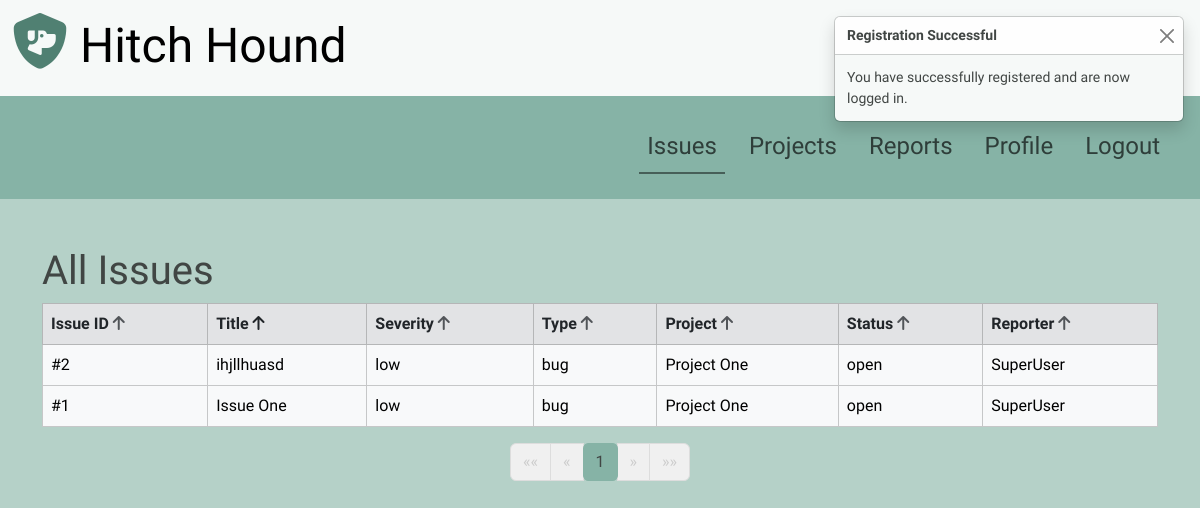
The page / (signed in) on the database as committed earlier.
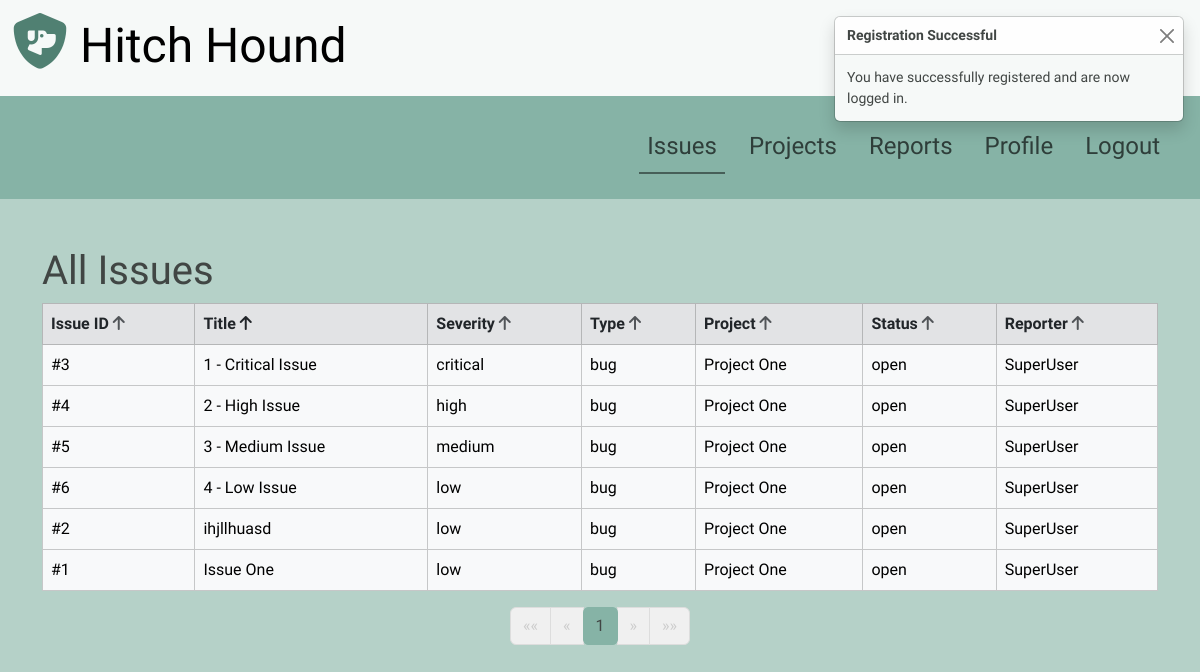
The same page on the database as committed later.
### issues/models.py (models this page shows, shortened)
class Issue(models.Model):
    SEVERITY_CHOICES = (
        ('critical', '1 - Critical'),
        ('high', '2 - High'),
        ('medium', '3 - Medium'),
        ('low', '4 - Low'),
    )
    TYPE_CHOICES = (
        ('bug', 'Bug'),
        ('missed_requirement', 'Missed Requirement'),
        ('other', 'Other Issue'),
    )
    STATUS_CHOICES = (
        ('open', 'Open'),
        ('in_progress', 'In Progress'),
        ('testing', 'Testing'),
        ('approved', 'Approved'),
        ('closed', 'Closed'),
        ('cancelled', 'Cancelled'),
    )
    title = models.CharField(max_length=255, null=False)
    description = models.TextField()
    severity = models.CharField(max_length=20, choices=SEVERITY_CHOICES, default='low')
    project = models.ForeignKey(Project, on_delete=models.CASCADE, null=False)
    type = models.CharField(max_length=20, choices=TYPE_CHOICES, default='bug')
    status = models.CharField(max_length=20, choices=STATUS_CHOICES, default='open')
    reporter = models.ForeignKey(User, on_delete=models.CASCADE, related_name='reported_issues')
    developer = models.ForeignKey(User, on_delete=models.SET_NULL, null=True, blank=True, limit_choices_to={'role': 'developer'}, related_name='developer_issues')
    quality_assurance = models.ForeignKey(User, on_delete=models.SET_NULL, null=True, blank=True, limit_choices_to={'role': 'quality_assurance'}, related_name='qa_issues')
    product_manager = models.ForeignKey(User, on_delete=models.SET_NULL, null=True, blank=True, limit_choices_to={'role': 'product_manager'}, related_name='pm_issues')
    created_at = models.DateTimeField(auto_now_add=True)
    updated_by = models.ForeignKey(User, on_delete=models.SET_NULL, null=True, blank=True, related_name='updated_issues')

### projects/models.py (models this page shows, shortened)
class Project(models.Model):
    title = models.CharField(max_length=255)

### users/models.py (models this page shows, shortened)
class User(AbstractUser):
    ROLE_CHOICES = (
        ('developer', 'Developer'),
        ('quality_assurance', 'Quality Assurance'),
        ('product_manager', 'Product Manager'),
    )
    role = models.CharField(max_length=20, null=False, choices=ROLE_CHOICES, default='developer')
    last_visited_notifications = models.DateTimeField(null=True, blank=True)
    objects = UserManager()

### issues/views.py (the view)
# urls.py: path('', issues_views.list_issues, name='home'),
@login_required
def list_issues(request):
    show_toast = request.session.pop('registration_success', False)
    sort_by = request.GET.get('sort_by', 'title')
    order = request.GET.get('order', 'asc')
    project_id = request.GET.get('project_id')
    project = None
    if project_id:
        project = get_object_or_404(Project, id=project_id)
        issues = Issue.objects.filter(project=project)
    else:
        issues = Issue.objects.all()
    if sort_by == 'title':
        issues = issues.annotate(lower_title=Lower('title')).order_by(f"{'' if order == 'asc' else '-'}lower_title")
    else:
        issues = issues.order_by(f"{'' if order == 'asc' else '-'}{sort_by}")
    page_obj = paginate(request, issues)
    def toggle_order(current_order):
        return 'asc' if current_order == 'desc' else 'desc'
    new_notifications = get_new_notifications(request.user)
    context = {
        'active_page': 'issues',
        'show_toast': show_toast,
        'page_obj': page_obj,
        'project': project,
        'sort_by': sort_by,
        'order': order,
        'toggle_order': toggle_order(order),
        'new_notifications': new_notifications,
        'show_navbar': True,
    }
    return render(request, 'issues.html', context)

### hitchhound/utils.py (called while the page is built)
def paginate(request, queryset, per_page=12):
    paginator = Paginator(queryset, per_page)
    page_number = request.GET.get('page')
    page_obj = paginator.get_page(page_number)
    return page_obj

def get_new_notifications(user):
    last_visited = user.last_visited_notifications or timezone.now()
    user_issues = UserIssue.objects.filter(user=user).values_list('issue', flat=True)
    changes = Change.objects.filter(
        Q(issue_id__in=user_issues) | Q(issue__reporter=user)
    ).exclude(user=user)
    new_notifications = changes.filter(changed_at__gt=last_visited).exists()
    return new_notifications

### issues/templates/issues.html (shortened to what this page needs)
{% extends 'base.html' %}
{% load static %}
{% block nav_icons %}
    {% include 'nav_icons.html' %}
{% endblock %}
{% block content %}
<h1>All Issues</h1>
<div class="toast-container position-fixed top-0 end-0 p-3" style="z-index: 11">
    <div id="registrationToast" class="toast" role="alert" aria-live="assertive" aria-atomic="true">
        <div class="toast-header">
            <strong class="me-auto">Registration Successful</strong>
            <button type="button" class="btn-close" data-bs-dismiss="toast" aria-label="Close"></button>
        </div>
        <div class="toast-body">
            You have successfully registered and are now logged in.
        </div>
    </div>
</div>
<div class="table-responsive">
    <table class="table table-hover table-bordered">
        <thead>
            <tr class="table-secondary">
                <th scope="col">
                    <a href="?sort_by=id&order={{ toggle_order }}" class="text-dark text-decoration-none">
                        Issue ID
                        <i class="fa {% if sort_by == 'id' %}{% if order == 'asc' %}fa-arrow-up{% else %}fa-arrow-down{% endif %} text-dark{% else %}fa-arrow-up text-muted{% endif %}"></i>
                    </a>
                </th>
                <th scope="col">
                    <a href="?sort_by=title&order={{ toggle_order }}" class="text-dark text-decoration-none">
                        Title
                        <i class="fa {% if sort_by == 'title' %}{% if order == 'asc' %}fa-arrow-up{% else %}fa-arrow-down{% endif %} text-dark{% else %}fa-arrow-up text-muted{% endif %}"></i>
                    </a>
                </th>
                <th scope="col">
                    <a href="?sort_by=severity&order={{ toggle_order }}" class="text-dark text-decoration-none">
                        Severity
                        <i class="fa {% if sort_by == 'severity' %}{% if order == 'asc' %}fa-arrow-up{% else %}fa-arrow-down{% endif %} text-dark{% else %}fa-arrow-up text-muted{% endif %}"></i>
                    </a>
                </th>
                <th scope="col" class="d-none d-md-table-cell">
                    <a href="?sort_by=type&order={{ toggle_order }}" class="text-dark text-decoration-none">
                        Type
                        <i class="fa {% if sort_by == 'type' %}{% if order == 'asc' %}fa-arrow-up{% else %}fa-arrow-down{% endif %} text-dark{% else %}fa-arrow-up text-muted{% endif %}"></i>
                    </a>
                </th>
                <th scope="col" class="d-none d-md-table-cell">
                    <a href="?sort_by=project.title&order={{ toggle_order }}" class="text-dark text-decoration-none">
                        Project
                        <i class="fa {% if sort_by == 'project.title' %}{% if order == 'asc' %}fa-arrow-up{% else %}fa-arrow-down{% endif %} text-dark{% else %}fa-arrow-up text-muted{% endif %}"></i>
                    </a>
                </th>
                <th scope="col" class="d-none d-md-table-cell">
                    <a href="?sort_by=status&order={{ toggle_order }}" class="text-dark text-decoration-none">
                        Status
                        <i class="fa {% if sort_by == 'status' %}{% if order == 'asc' %}fa-arrow-up{% else %}fa-arrow-down{% endif %} text-dark{% else %}fa-arrow-up text-muted{% endif %}"></i>
                    </a>
                </th>
                <th scope="col" class="d-none d-md-table-cell">
                    <a href="?sort_by=reporter.username&order={{ toggle_order }}" class="text-dark text-decoration-none">
                        Reporter
                        <i class="fa {% if sort_by == 'reporter.username' %}{% if order == 'asc' %}fa-arrow-up{% else %}fa-arrow-down{% endif %} text-dark{% else %}fa-arrow-up text-muted{% endif %}"></i>
                    </a>
                </th>
            </tr>
        </thead>
        <tbody>
            {% for issue in page_obj %}
            <tr class="table-light" onclick="window.location.href='{% url 'issue_detail' issue.id %}'"
                style="cursor: pointer;">
                <td>#{{ issue.id }}</td>
                <td>{{ issue.title|truncatechars:50 }}</td>
                <td>{{ issue.severity }}</td>
                <td class="d-none d-md-table-cell">{{ issue.type }}</td>
                <td class="d-none d-md-table-cell">{{ issue.project.title }}</td>
                <td class="d-none d-md-table-cell">{{ issue.status }}</td>
                <td class="d-none d-md-table-cell">{{ issue.reporter.username }}</td>
            </tr>
            {% endfor %}
        </tbody>
    </table>
</div>
{% include 'pagination.html' %}
{% endblock %}

### templates/base.html (shortened to what this page needs)
{% load static %}
<!DOCTYPE html>
<html lang="en">
<head>
    <link rel="stylesheet" href="https://cdnjs.cloudflare.com/ajax/libs/font-awesome/6.5.2/css/all.min.css">
    <link href="https://cdn.jsdelivr.net/npm/bootstrap@5.3.3/dist/css/bootstrap.min.css" rel="stylesheet"
>
    <link rel="stylesheet" href="{% static 'css/style.css' %}">
</head>
<body>
    <nav class="navbar navbar-expand-lg navbar-light">
        <div class="container-fluid d-flex align-items-center justify-content-between">
            <a class="navbar-brand" href="{% url 'issues' %}">
                <h1><i class="fa-solid fa-shield-dog"></i> Hitch Hound</h1>
            </a>
            <ul class="navbar-nav ms-auto d-flex flex-row">
                {% block nav_icons %}
                {% endblock %}
            </ul>
        </div>
    </nav>
    <nav class="navbar navbar-expand-lg" id="second-nav">
        <div class="container-fluid">
            <div class="ms-auto">
            {% if show_navbar %}
                {% include 'navbar.html' %}
            {% elif show_register_navbar %}
                {% include 'register_navbar.html' %}
            {% else %}
                {% include 'logged_out_navbar.html' %}
            {% endif %}
            </div>
        </div>
    </nav>
    <div class="container mt-5">
        {% block content %}
        {% endblock %}
    </div>
</body>
</html>

### templates/nav_icons.html (shortened to what this page needs)
<li class="nav-item">
    <button class="btn btn-primary nav-icons" id="openModalBtn"></button>
</li>
<li class="nav-item">
    <a class="btn btn-primary nav-icons position-relative" href="{% url 'notifications' %}">
    </a>
</li>

### templates/navbar.html (shortened to what this page needs)
{% load static %}
<nav class="navbar navbar-expand-lg" id="second-nav">
    <div class="container-fluid">
        <div class="collapse navbar-collapse" id="navbarNav">
            <ul class="navbar-nav ms-auto">
                <li class="nav-item {% if active_page == 'issues' %}active{% endif %}">
                    <a class="nav-link" href="{% url 'issues' %}">Issues<span class="sr-only">(current)</span></a>
                </li>
                <li class="nav-item {% if active_page == 'projects' %}active{% endif %}">
                    <a class="nav-link" href="{% url 'projects' %}">Projects</a>
                </li>
                <li class="nav-item {% if active_page == 'reports' %}active{% endif %}">
                    <a class="nav-link" href="{% url 'issue_listing_by_status' %}">Reports</a>
                </li>
                <li class="nav-item {% if active_page == 'profile' %}active{% endif %}">
                    <a class="nav-link" href="{% url 'profile' %}">Profile</a>
                </li>
                <li class="nav-item">
                    <a class="nav-link" id="openLogoutModalBtn">Logout</a>
                </li>
            </ul>
        </div>
    </div>
</nav>

### templates/pagination.html
{% load static %}
<nav aria-label="Page navigation">
    <ul class="pagination justify-content-center custom-pagination">
        {% if page_obj.has_previous %}
        <li class="page-item">
            <a class="page-link" href="?page=1" aria-label="First">
                <span aria-hidden="true">&laquo;&laquo;</span>
            </a>
        </li>
        <li class="page-item">
            <a class="page-link" href="?page={{ page_obj.previous_page_number }}" aria-label="Previous">
                <span aria-hidden="true">&laquo;</span>
            </a>
        </li>
        {% else %}
        <li class="page-item disabled">
            <span class="page-link">&laquo;&laquo;</span>
        </li>
        <li class="page-item disabled">
            <span class="page-link">&laquo;</span>
        </li>
        {% endif %}
        {% for num in page_obj.paginator.page_range %}
        {% if page_obj.number == num %}
        <li class="page-item active"><span class="page-link">{{ num }}</span></li>
        {% elif num > page_obj.number|add:-3 and num < page_obj.number|add:3 %}
        <li class="page-item"><a class="page-link" href="?page={{ num }}">{{ num }}</a></li>
        {% endif %}
        {% endfor %}
        {% if page_obj.has_next %}
        <li class="page-item">
            <a class="page-link" href="?page={{ page_obj.next_page_number }}" aria-label="Next">
                <span aria-hidden="true">&raquo;</span>
            </a>
        </li>
        <li class="page-item">
            <a class="page-link" href="?page={{ page_obj.paginator.num_pages }}" aria-label="Last">
                <span aria-hidden="true">&raquo;&raquo;</span>
            </a>
        </li>
        {% else %}
        <li class="page-item disabled">
            <span class="page-link">&raquo;</span>
        </li>
        <li class="page-item disabled">
            <span class="page-link">&raquo;&raquo;</span>
        </li>
        {% endif %}
    </ul>
</nav>

### templates/base_extra_js.html (shortened to what this page needs)
{% load static %}

### static/css/style.css (style rules this page uses)
* { color: #414644; }
h1 { font-family: 'Signika Negative', sans-serif; }
body { background-color: #B5D1C8; font-family: 'Raleway', sans-serif; }
.navbar { background-color: #F6F9F8; }
#second-nav { background-color: #86B3A6; justify-content: end; }
.nav-item { padding: 0.5rem; }
nav i { color: #508072; font-size: 3.5rem; }
nav h1 { font-size: 3rem; }
nav li { font-size: 1.5rem; }
.nav-item.active .nav-link { border-bottom: 3px groove #86B3A6; }
.card, .toast { background-color: #F6F9F8; color: #414644; }
.btn { --bs-btn-active-bg: #86B3A6; --bs-btn-active-border-color: #86B3A6; background-color: #508072; border-color: #508072; color: #F6F9F8; }
.nav-icons { background-color: #F6F9F8; border: none; }
.custom-pagination .page-link { color: #414644; background-color: #F6F9F8; }
.custom-pagination .page-item.active .page-link { z-index: 1; background-color: #86B3A6; border-color: #86B3A6; border-radius: 15%; }
.custom-pagination .page-item.disabled .page-link { color: #ccc; background-color: #f0f0f0; border-color: #ddd; }

Rows that differ between the two databases and show on the page:
added Issue: id "3", title "1 - Critical Issue", severity "critical", type "bug", project "Project One", status "open", reporter.username "SuperUser"
added Issue: id "4", title "2 - High Issue", severity "high", type "bug", project "Project One", status "open", reporter.username "SuperUser"
added Issue: id "5", title "3 - Medium Issue", severity "medium", type "bug", project "Project One", status "open", reporter.username "SuperUser"
added Issue: id "6", title "4 - Low Issue", severity "low", type "bug", project "Project One", status "open", reporter.username "SuperUser"
